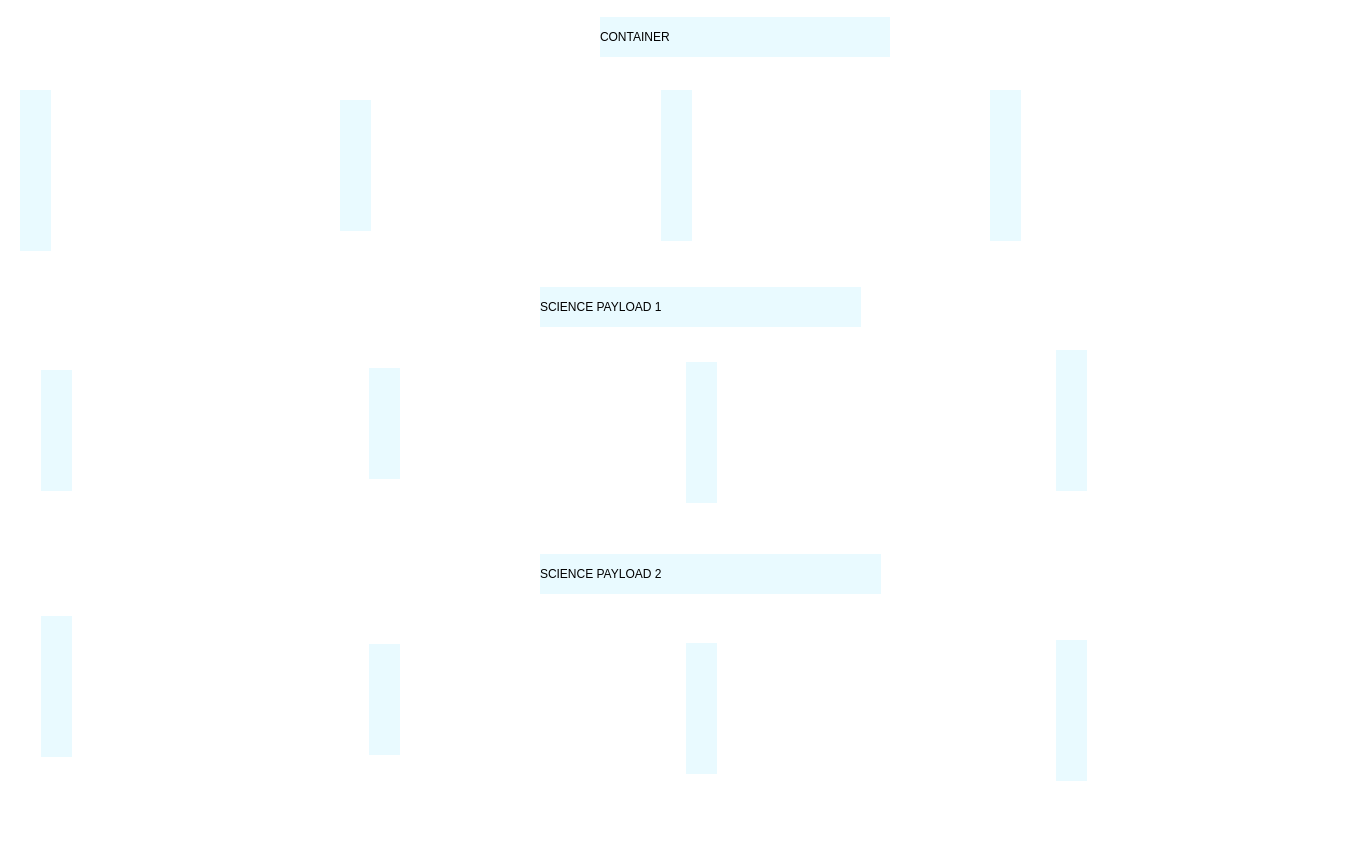
     <widget class="QWidget" name="GraphHeader" native="true">
      <property name="geometry">
       <rect>
        <x>26</x>
        <y>141</y>
        <width>1351</width>
        <height>861</height>
       </rect>
      </property>
      <property name="styleSheet">
       <string notr="true">image: url(:/Images/Images/border1-03.png);
background-color: transparent;</string>
      </property>
      <widget class="QLabel" name="SciencePayload1">
       <property name="geometry">
        <rect>
         <x>540</x>
         <y>287</y>
         <width>321</width>
         <height>40</height>
        </rect>
       </property>
       <property name="styleSheet">
        <string notr="true">image: null;
background-color: rgb(233, 250, 255);
font: 87 16pt &quot;Roboto Slab Black&quot;;</string>
       </property>
       <property name="text">
        <string>SCIENCE PAYLOAD 1</string>
       </property>
      </widget>
      <widget class="QLabel" name="SciencePayload2">
       <property name="geometry">
        <rect>
         <x>540</x>
         <y>554</y>
         <width>341</width>
         <height>40</height>
        </rect>
       </property>
       <property name="styleSheet">
        <string notr="true">image: null;
background-color: rgb(233, 250, 255);
font: 87 16pt &quot;Roboto Slab Black&quot;;</string>
       </property>
       <property name="text">
        <string>&lt;html&gt;&lt;head/&gt;&lt;body&gt;&lt;p&gt;SCIENCE PAYLOAD 2&lt;/p&gt;&lt;/body&gt;&lt;/html&gt;</string>
       </property>
      </widget>
      <widget class="QWidget" name="sp1r" native="true">
       <property name="geometry">
        <rect>
         <x>686</x>
         <y>362</y>
         <width>31</width>
         <height>141</height>
        </rect>
       </property>
       <property name="styleSheet">
        <string notr="true">image: url(:/Images/Images/text-03.png);
background-color: rgb(233, 250, 255);</string>
       </property>
      </widget>
      <widget class="QWidget" name="sp1t" native="true">
       <property name="geometry">
        <rect>
         <x>1056</x>
         <y>350</y>
         <width>31</width>
         <height>141</height>
        </rect>
       </property>
       <property name="styleSheet">
        <string notr="true">image: url(:/Images/Images/text-04.png);
background-color: rgb(233, 250, 255);</string>
       </property>
      </widget>
      <widget class="QCustomPlot" name="sp1Altitude" native="true">
       <property name="geometry">
        <rect>
         <x>402</x>
         <y>324</y>
         <width>288</width>
         <height>219</height>
        </rect>
       </property>
       <property name="styleSheet">
        <string notr="true">image: null;</string>
       </property>
      </widget>
      <widget class="QCustomPlot" name="sp1Rotation" native="true">
       <property name="geometry">
        <rect>
         <x>720</x>
         <y>324</y>
         <width>288</width>
         <height>219</height>
        </rect>
       </property>
       <property name="styleSheet">
        <string notr="true">image: null;</string>
       </property>
      </widget>
      <widget class="QWidget" name="sp1a" native="true">
       <property name="geometry">
        <rect>
         <x>369</x>
         <y>368</y>
         <width>31</width>
         <height>111</height>
        </rect>
       </property>
       <property name="styleSheet">
        <string notr="true">image: url(:/Images/Images/text-02.png);
background-color: rgb(233, 250, 255);</string>
       </property>
      </widget>
      <widget class="QWidget" name="sp2r" native="true">
       <property name="geometry">
        <rect>
         <x>686</x>
         <y>643</y>
         <width>31</width>
         <height>131</height>
        </rect>
       </property>
       <property name="styleSheet">
        <string notr="true">image: url(:/Images/Images/text-07.png);
background-color: rgb(233, 250, 255);</string>
       </property>
      </widget>
      <widget class="QCustomPlot" name="sp2Rotation" native="true">
       <property name="geometry">
        <rect>
         <x>720</x>
         <y>600</y>
         <width>288</width>
         <height>219</height>
        </rect>
       </property>
       <property name="styleSheet">
        <string notr="true">image: null;</string>
       </property>
      </widget>
      <widget class="QCustomPlot" name="sp2Altitude" native="true">
       <property name="geometry">
        <rect>
         <x>402</x>
         <y>600</y>
         <width>288</width>
         <height>219</height>
        </rect>
       </property>
       <property name="styleSheet">
        <string notr="true">image: null;</string>
       </property>
      </widget>
      <widget class="QWidget" name="sp2t" native="true">
       <property name="geometry">
        <rect>
         <x>1056</x>
         <y>640</y>
         <width>31</width>
         <height>141</height>
        </rect>
       </property>
       <property name="styleSheet">
        <string notr="true">image: url(:/Images/Images/text-08.png);
background-color: rgb(233, 250, 255);</string>
       </property>
      </widget>
      <widget class="QWidget" name="sp2a" native="true">
       <property name="geometry">
        <rect>
         <x>369</x>
         <y>644</y>
         <width>31</width>
         <height>111</height>
        </rect>
       </property>
       <property name="styleSheet">
        <string notr="true">image: url(:/Images/Images/text-06.png);
background-color: rgb(233, 250, 255);</string>
       </property>
      </widget>
      <widget class="QCustomPlot" name="sp1PacketCount" native="true">
       <property name="geometry">
        <rect>
         <x>81</x>
         <y>324</y>
         <width>288</width>
         <height>219</height>
        </rect>
       </property>
       <property name="styleSheet">
        <string notr="true">image: null;</string>
       </property>
      </widget>
      <widget class="QCustomPlot" name="sp2PacketCount" native="true">
       <property name="geometry">
        <rect>
         <x>81</x>
         <y>600</y>
         <width>288</width>
         <height>219</height>
        </rect>
       </property>
       <property name="styleSheet">
        <string notr="true">image: null;</string>
       </property>
      </widget>
      <widget class="QWidget" name="sp1p_2" native="true">
       <property name="geometry">
        <rect>
         <x>41</x>
         <y>370</y>
         <width>31</width>
         <height>121</height>
        </rect>
       </property>
       <property name="styleSheet">
        <string notr="true">image: url(:/Images/Images/text-12.png);
background-color: rgb(233, 250, 255);</string>
       </property>
      </widget>
      <widget class="QWidget" name="sp1p_3" native="true">
       <property name="geometry">
        <rect>
         <x>41</x>
         <y>616</y>
         <width>31</width>
         <height>141</height>
        </rect>
       </property>
       <property name="styleSheet">
        <string notr="true">image: url(:/Images/Images/text-13.png);
background-color: rgb(233, 250, 255);</string>
       </property>
      </widget>
      <widget class="QWidget" name="sp2p_3" native="true">
       <property name="geometry">
        <rect>
         <x>661</x>
         <y>90</y>
         <width>31</width>
         <height>151</height>
        </rect>
       </property>
       <property name="styleSheet">
        <string notr="true">image: url(:/Images/Images/text-09.png);
background-color: rgb(233, 250, 255);</string>
       </property>
      </widget>
      <widget class="QWidget" name="sp2p_4" native="true">
       <property name="geometry">
        <rect>
         <x>20</x>
         <y>90</y>
         <width>31</width>
         <height>161</height>
        </rect>
       </property>
       <property name="styleSheet">
        <string notr="true">image: url(:/Images/Images/text-15.png);
background-color: rgb(233, 250, 255);</string>
       </property>
      </widget>
      <widget class="QCustomPlot" name="containerAltitude" native="true">
       <property name="geometry">
        <rect>
         <x>370</x>
         <y>62</y>
         <width>288</width>
         <height>219</height>
        </rect>
       </property>
       <property name="styleSheet">
        <string notr="true">image: null;</string>
       </property>
      </widget>
      <widget class="QWidget" name="sp2p_2" native="true">
       <property name="geometry">
        <rect>
         <x>340</x>
         <y>100</y>
         <width>31</width>
         <height>131</height>
        </rect>
       </property>
       <property name="styleSheet">
        <string notr="true">image: url(:/Images/Images/text-10.png);
background-color: rgb(233, 250, 255);</string>
       </property>
      </widget>
      <widget class="QCustomPlot" name="containerPacketCount" native="true">
       <property name="geometry">
        <rect>
         <x>1020</x>
         <y>60</y>
         <width>288</width>
         <height>219</height>
        </rect>
       </property>
       <property name="styleSheet">
        <string notr="true">image: null;</string>
       </property>
      </widget>
      <widget class="QLabel" name="Container">
       <property name="geometry">
        <rect>
         <x>600</x>
         <y>17</y>
         <width>290</width>
         <height>40</height>
        </rect>
       </property>
       <property name="styleSheet">
        <string notr="true">image: null;
background-color: rgb(233, 250, 255);
font: 87 16pt &quot;Roboto Slab Black&quot;;</string>
       </property>
       <property name="text">
        <string>&lt;html&gt;&lt;head/&gt;&lt;body&gt;&lt;p&gt;CONTAINER&lt;/p&gt;&lt;/body&gt;&lt;/html&gt;</string>
       </property>
      </widget>
      <widget class="QCustomPlot" name="containerVoltage" native="true">
       <property name="geometry">
        <rect>
         <x>690</x>
         <y>62</y>
         <width>289</width>
         <height>219</height>
        </rect>
       </property>
       <property name="styleSheet">
        <string notr="true">image: null;</string>
       </property>
      </widget>
      <widget class="QCustomPlot" name="containerTemperature" native="true">
       <property name="geometry">
        <rect>
         <x>50</x>
         <y>60</y>
         <width>288</width>
         <height>219</height>
        </rect>
       </property>
       <property name="styleSheet">
        <string notr="true">image: null;</string>
       </property>
      </widget>
      <widget class="QWidget" name="sp2p_5" native="true">
       <property name="geometry">
        <rect>
         <x>990</x>
         <y>90</y>
         <width>31</width>
         <height>151</height>
        </rect>
       </property>
       <property name="styleSheet">
        <string notr="true">image: url(:/Images/Images/text-14.png);
background-color: rgb(233, 250, 255);</string>
       </property>
      </widget>
      <widget class="temp" name="sp2Temp" native="true">
       <property name="geometry">
        <rect>
         <x>1110</x>
         <y>602</y>
         <width>160</width>
         <height>210</height>
        </rect>
       </property>
       <property name="maximumSize">
        <size>
         <width>16777215</width>
         <height>250</height>
        </size>
       </property>
       <property name="styleSheet">
        <string notr="true">background-color: transparent;
image: null;</string>
       </property>
      </widget>
      <widget class="temp" name="sp1Temp" native="true">
       <property name="geometry">
        <rect>
         <x>1110</x>
         <y>326</y>
         <width>160</width>
         <height>210</height>
        </rect>
       </property>
       <property name="maximumSize">
        <size>
         <width>16777215</width>
         <height>250</height>
        </size>
       </property>
       <property name="styleSheet">
        <string notr="true">background-color: transparent;
image: null;</string>
       </property>
      </widget>
     </widget>
